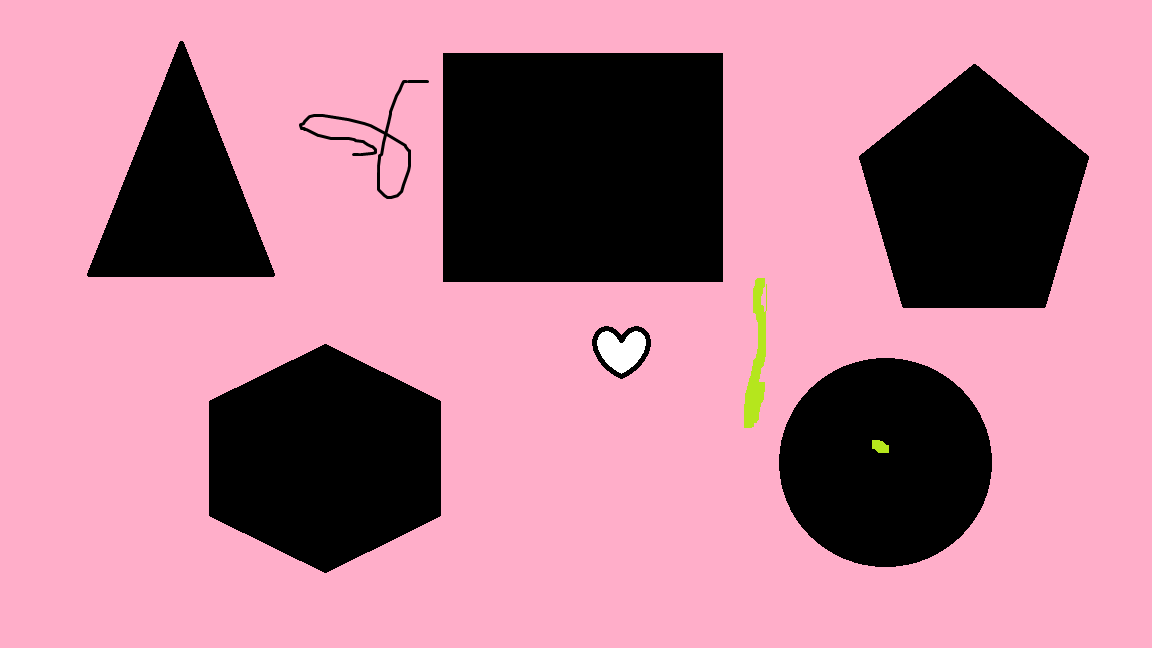
#> input picture Resimler/22.png, 1152 x 648 px, found by its file name
$ python 8CornersMetod.py
#> lines starting #> are read from the running program, lines starting #| are printed output that depends on the picture; after the words box and inside, x2 and y2 are one past the last pixel; in counts of white or black regions, pixels touching at a corner belong together
import cv2
import numpy as np

img=cv2.imread("22.png")
#> img is the input picture: shape (648, 1152, 3); mean B, G, R 146, 127, 185.5
gri=cv2.cvtColor(img,cv2.COLOR_BGR2GRAY)
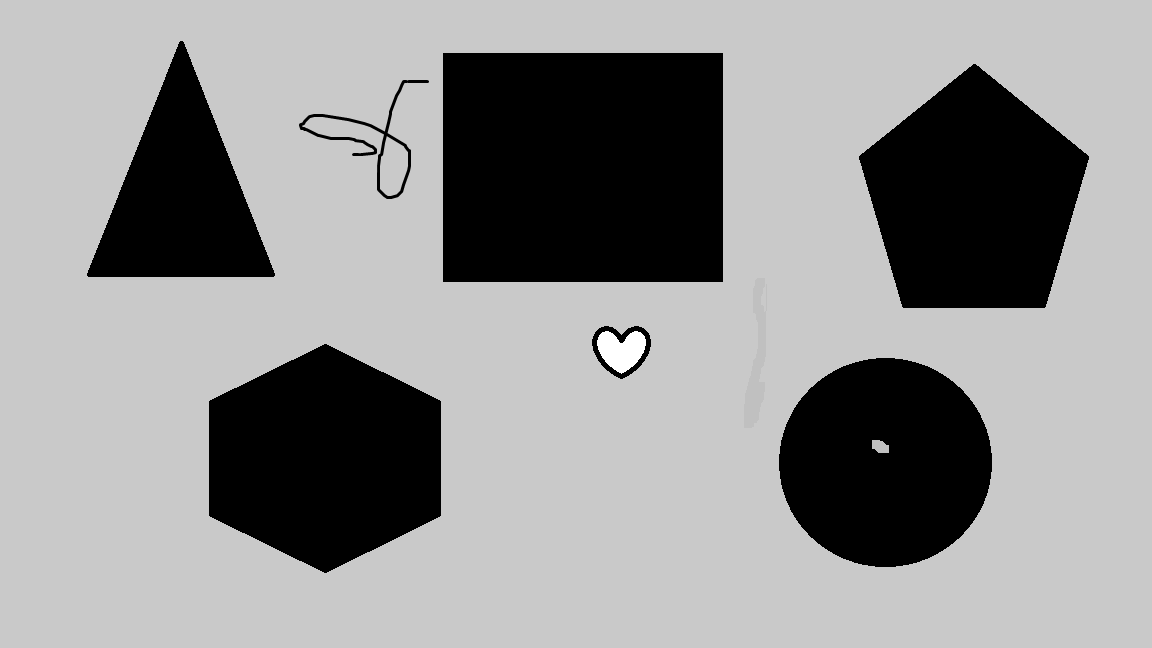
#> gri: shape (648, 1152); min 0, max 255, mean 146.4
gri=np.float32(gri)
corner=cv2.goodFeaturesToTrack(gri,30,0.01,20)
#> corner = 30 rows, first 8: [428, 81], [352, 154], [372, 150], [621, 334], [722, 281], [443, 281], [722, 53], [443, 53]
#ilk olarak değişken sonra max kaç köşe yakalasın sonra
#kalite değeri sonra en az kaç pixel olsun aralarında
#değişkeni floata çevirmek lazım kardeş
#sonra inte çevirmek lazım
corner=np.int0(corner)

for c in corner:
    x,y=c.ravel()#düzleştirme metodudur
    cv2.circle(img,(x,y),3,(255,0,0),-1)
#> this loop made 30 passes
#> (x, y) on passes 1 to 12: (428, 81), (352, 154), (372, 150), (621, 334), (722, 281), (443, 281), (722, 53), (443, 53), (384, 130), (888, 452), (872, 440), (302, 126)
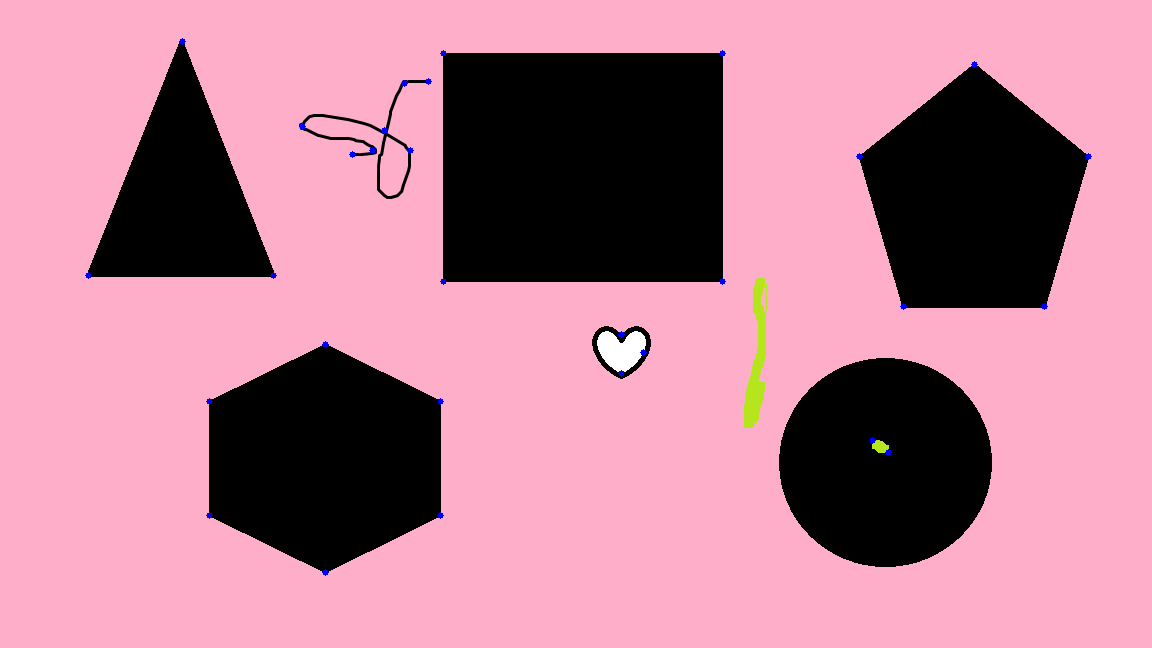
#> img: shape (648, 1152, 3); 0.12% of pixels changed, all inside (x1, y1, x2, y2) = (85, 38, 1092, 576)


cv2.namedWindow("pencere",cv2.WINDOW_NORMAL)
cv2.imshow("pencere",img)
cv2.waitKey(0)
cv2.destroyAllWindows()

$ run again, with Resimler/1.png copied over Resimler/22.png
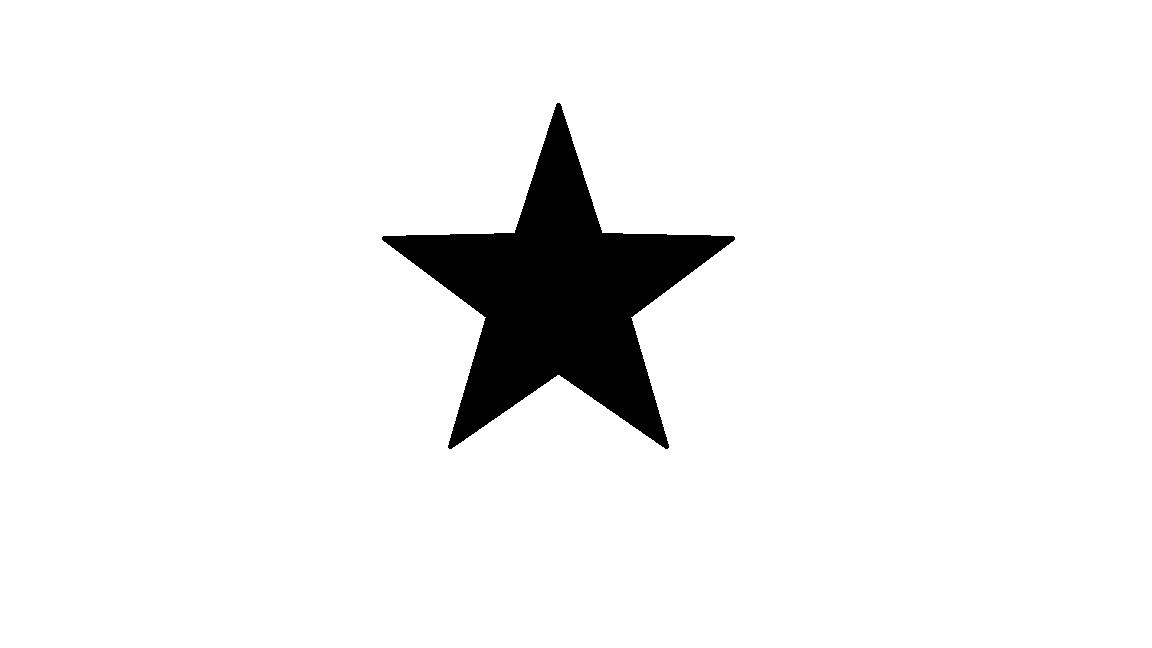
#> input picture Resimler/1.png, 1152 x 648 px, found by its file name
#> img is the input picture: shape (648, 1152, 3); 94.2% white; 1 black region, box (x1, y1, x2, y2) and area: (382, 103, 735, 449) 43537
#> corner = 30 rows, first 8: [602, 232], [514, 232], [631, 317], [485, 317], [667, 447], [449, 447], [733, 237], [383, 237]
#> the loop `for c in corner:` made 30 passes
#> after the loop `for c in corner:`:
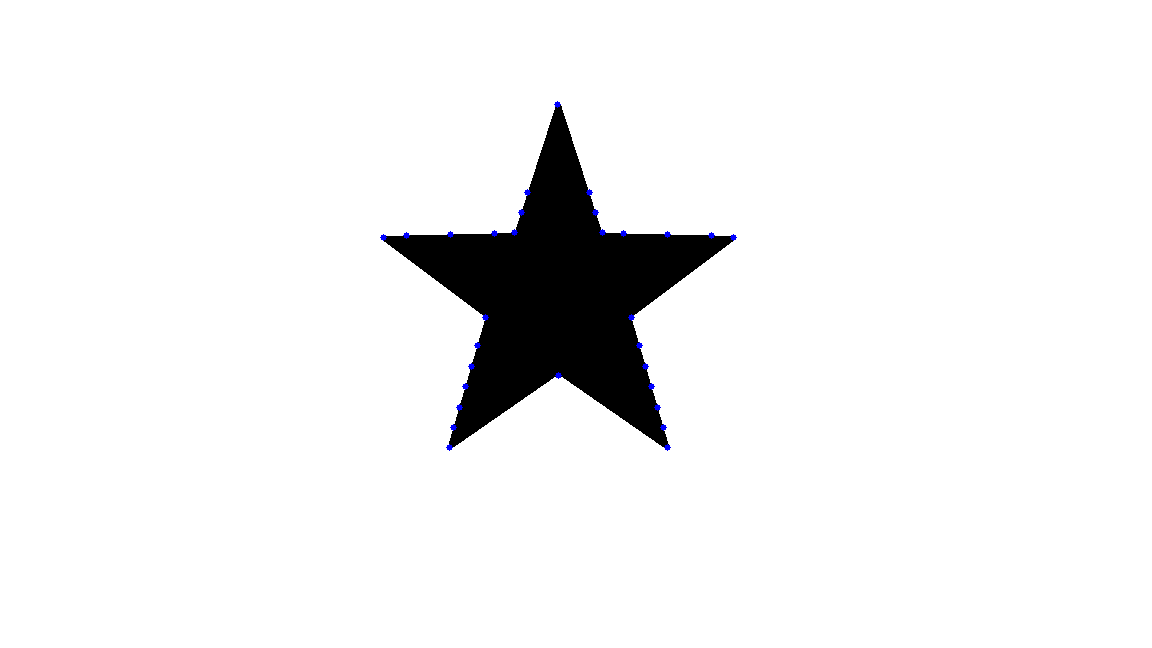
#> img: shape (648, 1152, 3); 0.12% of pixels changed, all inside (x1, y1, x2, y2) = (380, 101, 737, 451)

$ run again, with Resimler/3.png copied over Resimler/22.png
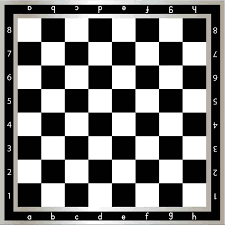
#> input picture Resimler/3.png, 225 x 225 px, found by its file name
#> img is the input picture: shape (225, 225, 3); mean B, G, R 120.6, 121.5, 121.9
#> corner = 30 rows, first 8: [112, 88], [158, 42], [111, 42], [158, 88], [112, 135], [158, 135], [65, 88], [64, 42]
#> the loop `for c in corner:` made 30 passes
#> after the loop `for c in corner:`:
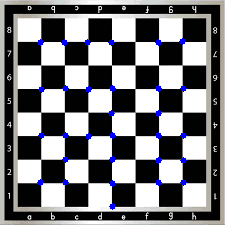
#> img: shape (225, 225, 3); 1.72% of pixels changed, all inside (x1, y1, x2, y2) = (37, 38, 187, 210)
